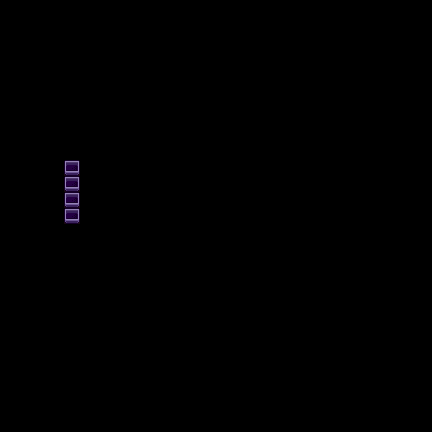

Tiled map render using the project's own tile images. Description and the whole map definition, tile-layer contents included, below:
An orthogonal 27x27 tile map with 16x16 px tiles, 1 tile layer (Buildings).

<map version="1.10" tiledversion="1.11.2" orientation="orthogonal" renderorder="right-down" compressionlevel="0" width="27" height="27" tilewidth="16" tileheight="16" infinite="0" nextlayerid="13" nextobjectid="164">
 <tileset firstgid="1" name="townInterior" tilewidth="16" tileheight="16" tilecount="2176" columns="32">
  <image source=".townInterior.png" width="512" height="1088" />
 </tileset>
 <layer id="2" name="Buildings" width="27" height="27">
  <data encoding="csv">
0,0,0,0,0,0,0,0,0,0,0,0,0,0,0,0,0,0,0,0,0,0,0,0,0,0,0,
0,0,0,0,0,0,0,0,0,0,0,0,0,0,0,0,0,0,0,0,0,0,0,0,0,0,0,
0,0,0,0,0,0,0,0,0,0,0,0,0,0,0,0,0,0,0,0,0,0,0,0,0,0,0,
0,0,0,0,0,0,0,0,0,0,0,0,0,0,0,0,0,0,0,0,0,0,0,0,0,0,0,
0,0,0,0,0,0,0,0,0,0,0,0,0,0,0,0,0,0,0,0,0,0,0,0,0,0,0,
0,0,0,0,0,0,0,0,0,0,0,0,0,0,0,0,0,0,0,0,0,0,0,0,0,0,0,
0,0,0,0,0,0,0,0,0,0,0,0,0,0,0,0,0,0,0,0,0,0,0,0,0,0,0,
0,0,0,0,0,0,0,0,0,0,0,0,0,0,0,0,0,0,0,0,0,0,0,0,0,0,0,
0,0,0,0,0,0,0,0,0,0,0,0,0,0,0,0,0,0,0,0,0,0,0,0,0,0,0,
0,0,0,0,0,0,0,0,0,0,0,0,0,0,0,0,0,0,0,0,0,0,0,0,0,0,0,
0,0,0,0,2135,0,0,0,0,0,0,0,0,0,0,0,0,0,0,0,0,0,0,0,0,0,0,
0,0,0,0,2135,0,0,0,0,0,0,0,0,0,0,0,0,0,0,0,0,0,0,0,0,0,0,
0,0,0,0,2135,0,0,0,0,0,0,0,0,0,0,0,0,0,0,0,0,0,0,0,0,0,0,
0,0,0,0,2135,0,0,0,0,0,0,0,0,0,0,0,0,0,0,0,0,0,0,0,0,0,0,
0,0,0,0,0,0,0,0,0,0,0,0,0,0,0,0,0,0,0,0,0,0,0,0,0,0,0,
0,0,0,0,0,0,0,0,0,0,0,0,0,0,0,0,0,0,0,0,0,0,0,0,0,0,0,
0,0,0,0,0,0,0,0,0,0,0,0,0,0,0,0,0,0,0,0,0,0,0,0,0,0,0,
0,0,0,0,0,0,0,0,0,0,0,0,0,0,0,0,0,0,0,0,0,0,0,0,0,0,0,
0,0,0,0,0,0,0,0,0,0,0,0,0,0,0,0,0,0,0,0,0,0,0,0,0,0,0,
0,0,0,0,0,0,0,0,0,0,0,0,0,0,0,0,0,0,0,0,0,0,0,0,0,0,0,
0,0,0,0,0,0,0,0,0,0,0,0,0,0,0,0,0,0,0,0,0,0,0,0,0,0,0,
0,0,0,0,0,0,0,0,0,0,0,0,0,0,0,0,0,0,0,0,0,0,0,0,0,0,0,
0,0,0,0,0,0,0,0,0,0,0,0,0,0,0,0,0,0,0,0,0,0,0,0,0,0,0,
0,0,0,0,0,0,0,0,0,0,0,0,0,0,0,0,0,0,0,0,0,0,0,0,0,0,0,
0,0,0,0,0,0,0,0,0,0,0,0,0,0,0,0,0,0,0,0,0,0,0,0,0,0,0,
0,0,0,0,0,0,0,0,0,0,0,0,0,0,0,0,0,0,0,0,0,0,0,0,0,0,0,
0,0,0,0,0,0,0,0,0,0,0,0,0,0,0,0,0,0,0,0,0,0,0,0,0,0,0
</data>
 </layer>
</map>
